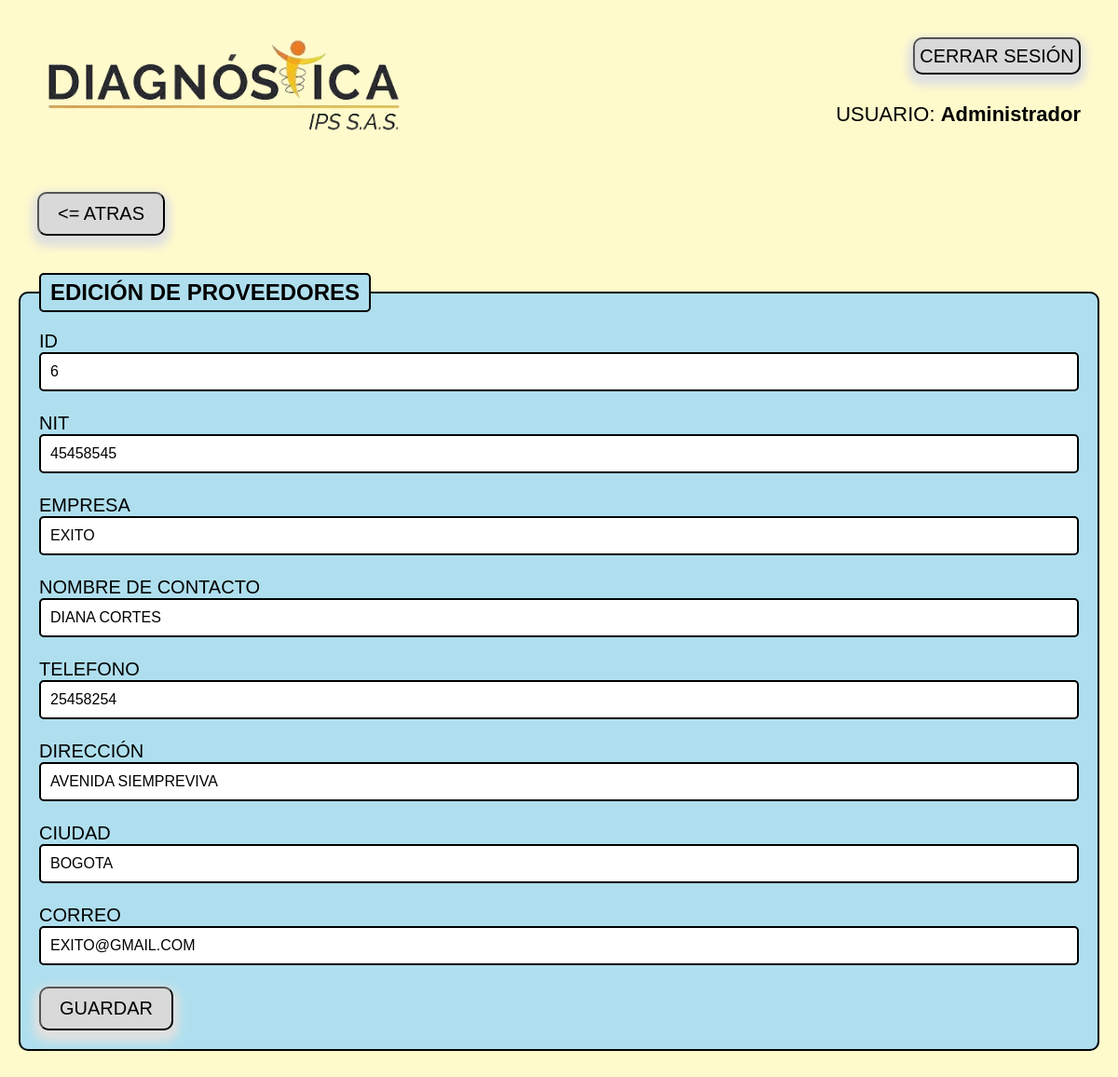
Screenshot of /usu_logistica/proveedores/actualizar_proveedor.php?id=6 (signed in) with the database file from the repository.
### tables this page shows
CREATE TABLE `proveedores` (
  `id` int(11) NOT NULL,
  `nit` int(250) NOT NULL,
  `empresa` varchar(250) NOT NULL,
  `contacto` varchar(250) NOT NULL,
  `telefono` int(10) NOT NULL,
  `direccion` varchar(250) NOT NULL,
  `ciudad` varchar(250) NOT NULL,
  `correo` varchar(100) NOT NULL
);

### usu_logistica/proveedores/actualizar_proveedor.php (the view, shortened to what this page needs)
<!DOCTYPE html>
<html lang="en">
    <head>
       <link rel="stylesheet" href="../../css/estilos_actualizar_proveedores.css" />
   </head>
   <body>
        <div class="container">
           <nav class="navbar">
               <img class="logo-adm"src="../../images/logo-adm.png" alt="logo">
               <ul class="nav pull-right">
                   <li>
                       <form method="post" action="../../desconectar.php">
                           <button type="submit" class="cerrar_sesion">CERRAR SESIÓN</button>
                       </form>
                   </li>
                   <li class="Usuario">USUARIO: <strong><?php echo $_SESSION['user']; ?></strong></li>
               </ul>
           </nav>
           <div class="row">
               <form method="post" action="proveedores.php">
                   <button type="submit" class="btn_atras"><= ATRAS</button>
               </form>
		        <div class="row-fluid">
					<fieldset>
						<legend  style="font-size: 18pt"><b>EDICIÓN DE PROVEEDORES</b></legend>
		                <?php
		                    extract($_GET);
		                    require("../../connect_db.php");
		                    $sql="SELECT * FROM proveedores WHERE id=$id";
		                    $ressql=mysqli_query($mysqli,$sql);
		                    while ($row=mysqli_fetch_row ($ressql)){
		    	            $id=$row[0];
		    	            $nit=$row[1];
		    	            $empresa=$row[2];
		    	            $contacto=$row[3];
		    	            $telefono=$row[4];
		    	            $direccion=$row[5];
							$ciudad=$row[6];
                            $correo=$row[7];
		                    }
		                ?>
		                <form action="ejecutar_actualizar_proveedor.php" method="post">
				            ID<br> <input type="text" name="id" value= "<?php echo $id ?>" readonly="readonly"><br>
							<br>
				            NIT<br> <input style="" type="text" name="nit" value="<?php echo $nit?>"><br>
							<br>
				            EMPRESA<br> <input type="text" name="empresa" value="<?php echo $empresa?>"><br>
							<br>
				            NOMBRE DE CONTACTO<br> <input type="text" name="contacto" value="<?php echo $contacto?>"><br>
							<br>
				            TELEFONO<br> <input type="text" name="telefono" value="<?php echo $telefono?>"><br>
							<br>
							DIRECCIÓN<br> <input type="text" name="direccion" value="<?php echo $direccion?>"><br>
                            <br>
							CIUDAD<br> <input type="text" name="ciudad" value="<?php echo $ciudad?>"><br>
							<br>
							CORREO<br> <input type="text" name="correo" value="<?php echo $correo?>">
							<br>
				            <br>
				            <input type="submit" value="GUARDAR" class="btn btn-success btn-primary">
			            </form>
					</fieldset>
		        </div>
			</div>
		</div>
    </body>
</html>

### css/estilos_actualizar_proveedores.css (style rules this page uses)
* { margin: 0; padding: 0; box-sizing: border-box; }
body { font-family: Arial, sans-serif; background-color: #FFFACB; }
.container { background-color: #FFFACB; padding: 20px; }
.navbar { background-color:transparent; padding: 20px; margin-bottom: 10px; flex-direction: column; }
.navbar ul { list-style: none; display: flex; justify-content: flex-end; flex-direction: column; align-items: flex-end; }
.navbar ul li { margin-left: 10px; }
.logo-adm { position:absolute; width: 400px; }
.cerrar_sesion { background-color: #D9D9D9; margin: 0px 0px 30px 90px; width: 180px; height: 40px; border-radius: 10px; cursor: pointer; font-size: 20px; font-family:'Franklin Gothic Medium', 'Arial Narrow', Arial, sans-serif; box-shadow: 0 6px 10px 6px #e0e0e0; position: relative; }
.Usuario { color: black; font-size: 22px; }
.row-fluid { background-color:transparent; border-radius: 20px; font-family:'Franklin Gothic Medium', 'Arial Narrow', Arial, sans-serif; font-size: 20px; }
fieldset { background-color:#afdfee; border: 2px solid black; padding: 20px; margin-bottom: 20px; border-radius: 10px; }
legend { background-color:#afdfee; font-size: 20px; color: black; padding: 5px 10px; border: 2px solid black; border-radius: 5px; }
.articulo_descontinuado, input[type="date"], input[type="text"], input[type="password"] { width: 100%; padding: 10px; border: 2px solid black; border-radius: 5px; font-size: 16px; }
input[type="submit"] { background-color: #D9D9D9; color: black; padding: 10px 20px; border-radius: 10px; cursor: pointer; font-size: 20px; font-family:'Franklin Gothic Medium', 'Arial Narrow', Arial, sans-serif; box-shadow: 0 6px 10px 6px #e0e0e0; }
.btn_atras { margin: 40px 20px; padding: 10px 20px; font-size: 20px; background-color: #D9D9D9; border-radius: 10px; font-family:'Franklin Gothic Medium', 'Arial Narrow', Arial, sans-serif; color: black; cursor: pointer; box-shadow: 0 6px 10px 6px #e0e0e0; }

### rows the page displays
proveedores: id "6", nit "45458545", empresa "EXITO", contacto "DIANA CORTES", telefono "25458254", direccion "AVENIDA SIEMPREVIVA", ciudad "BOGOTA", correo "EXITO@GMAIL.COM"

### other values shown
$_SESSION['user'] "Administrador"
